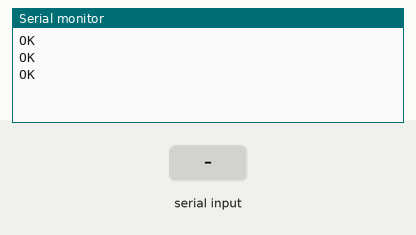
Bench run of a sketch on a simulated Arduino Uno, built with avr-gcc and run on an emulated ATmega328P. Parts: the last lines printed to the serial monitor. Inputs (shaded band) come from the test bench. The modem accepts every AT command (registered, SIM ready, sends succeed) and sends nothing else.

Above: at 3.2 s.
3.3 s: "1" received over the second serial link
At 4.5 s:
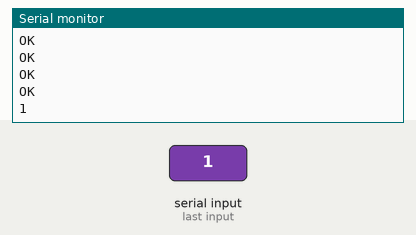
5.5 s: "0" received over the second serial link
At 6.8 s:
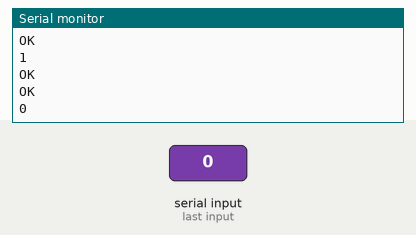
7.0 s: "2" received over the second serial link
At 7.5 s:
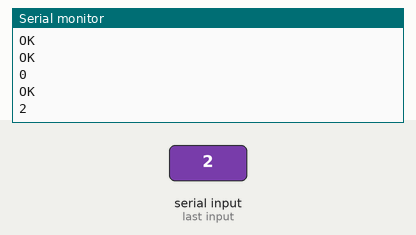

Measured:
- after the input at 3.3 s, the serial monitor: prints a new line after 0.78 s (image 1)
- after the input at 5.5 s, the serial monitor: prints a new line after 0.62 s (image 2)
- after the input at 7.0 s, the serial monitor: prints a new line after 0.13 s (image 3)

The sketch:

IDEATON_V0.2.ino
```cpp
/*
 * Created by Island
 * Modified by keen
 * Date: 17/03/2017
 */
#include <SoftwareSerial.h>
#define DEBUG true
SoftwareSerial mySerial(7,8);

void setup(){
  Serial.begin(9600);
  mySerial.begin(9600);
  getgps();
}

void loop(){
   sendData( "AT+CGNSINF",1000,DEBUG);
}

void getgps(void){
   sendData( "AT+CGNSPWR=1",1000,DEBUG);
   sendData( "AT+CGPSINF=0",1000,DEBUG);
}

void sendData(String command, const int timeout, boolean debug){
    String response = "";
    mySerial.println(command);
    delay(5);
    if(debug){
    long int time = millis();
    while( (time+timeout) > millis()){
      while(mySerial.available()){
        response += char(mySerial.read());
      }
    }
      Serial.println(response);
    }
}
```
